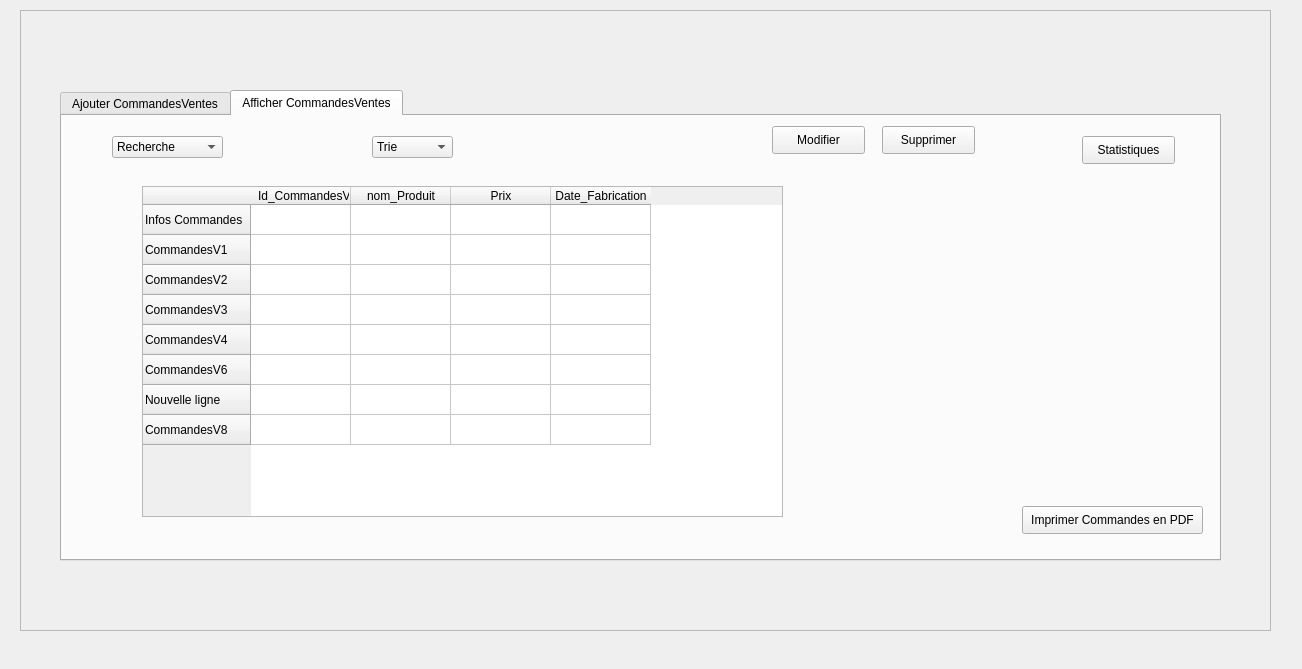
<?xml version="1.0" encoding="UTF-8"?>
<ui version="4.0">
 <class>InterfaceCommandesVentes</class>
 <widget class="QWidget" name="InterfaceCommandesVentes">
  <property name="geometry">
   <rect>
    <x>0</x>
    <y>0</y>
    <width>1302</width>
    <height>669</height>
   </rect>
  </property>
  <property name="windowTitle">
   <string>Form</string>
  </property>
  <widget class="QFrame" name="frame">
   <property name="geometry">
    <rect>
     <x>20</x>
     <y>10</y>
     <width>1251</width>
     <height>621</height>
    </rect>
   </property>
   <property name="frameShape">
    <enum>QFrame::StyledPanel</enum>
   </property>
   <property name="frameShadow">
    <enum>QFrame::Raised</enum>
   </property>
   <widget class="QTabWidget" name="tabWidget">
    <property name="geometry">
     <rect>
      <x>40</x>
      <y>80</y>
      <width>1161</width>
      <height>471</height>
     </rect>
    </property>
    <property name="currentIndex">
     <number>1</number>
    </property>
    <widget class="QWidget" name="tab">
     <attribute name="title">
      <string>Ajouter CommandesVentes</string>
     </attribute>
     <widget class="QLabel" name="label">
      <property name="geometry">
       <rect>
        <x>50</x>
        <y>150</y>
        <width>101</width>
        <height>21</height>
       </rect>
      </property>
      <property name="text">
       <string>Nom du Produit</string>
      </property>
     </widget>
     <widget class="QLabel" name="label_2">
      <property name="geometry">
       <rect>
        <x>50</x>
        <y>60</y>
        <width>131</width>
        <height>16</height>
       </rect>
      </property>
      <property name="text">
       <string>Id_CommandesVentes</string>
      </property>
     </widget>
     <widget class="QLineEdit" name="lineEdit">
      <property name="geometry">
       <rect>
        <x>250</x>
        <y>60</y>
        <width>221</width>
        <height>22</height>
       </rect>
      </property>
     </widget>
     <widget class="QLineEdit" name="lineEdit_2">
      <property name="geometry">
       <rect>
        <x>250</x>
        <y>150</y>
        <width>221</width>
        <height>22</height>
       </rect>
      </property>
     </widget>
     <widget class="QLabel" name="label_3">
      <property name="geometry">
       <rect>
        <x>50</x>
        <y>280</y>
        <width>55</width>
        <height>16</height>
       </rect>
      </property>
      <property name="text">
       <string>Prix</string>
      </property>
     </widget>
     <widget class="QLineEdit" name="lineEdit_3">
      <property name="geometry">
       <rect>
        <x>250</x>
        <y>280</y>
        <width>161</width>
        <height>22</height>
       </rect>
      </property>
     </widget>
     <widget class="QLabel" name="label_4">
      <property name="geometry">
       <rect>
        <x>40</x>
        <y>400</y>
        <width>121</width>
        <height>16</height>
       </rect>
      </property>
      <property name="text">
       <string>Date de Fabrication</string>
      </property>
     </widget>
     <widget class="QComboBox" name="comboBox">
      <property name="geometry">
       <rect>
        <x>240</x>
        <y>390</y>
        <width>73</width>
        <height>22</height>
       </rect>
      </property>
      <item>
       <property name="text">
        <string>Jour</string>
       </property>
      </item>
      <item>
       <property name="text">
        <string>1</string>
       </property>
      </item>
      <item>
       <property name="text">
        <string>2</string>
       </property>
      </item>
      <item>
       <property name="text">
        <string>3</string>
       </property>
      </item>
      <item>
       <property name="text">
        <string>4</string>
       </property>
      </item>
      <item>
       <property name="text">
        <string>5</string>
       </property>
      </item>
      <item>
       <property name="text">
        <string>6</string>
       </property>
      </item>
      <item>
       <property name="text">
        <string>7</string>
       </property>
      </item>
      <item>
       <property name="text">
        <string>8</string>
       </property>
      </item>
      <item>
       <property name="text">
        <string>9</string>
       </property>
      </item>
      <item>
       <property name="text">
        <string>10</string>
       </property>
      </item>
      <item>
       <property name="text">
        <string>11</string>
       </property>
      </item>
      <item>
       <property name="text">
        <string>12</string>
       </property>
      </item>
      <item>
       <property name="text">
        <string>13</string>
       </property>
      </item>
      <item>
       <property name="text">
        <string>14</string>
       </property>
      </item>
      <item>
       <property name="text">
        <string>15</string>
       </property>
      </item>
      <item>
       <property name="text">
        <string>16</string>
       </property>
      </item>
      <item>
       <property name="text">
        <string>17</string>
       </property>
      </item>
      <item>
       <property name="text">
        <string>18</string>
       </property>
      </item>
      <item>
       <property name="text">
        <string>19</string>
       </property>
      </item>
      <item>
       <property name="text">
        <string>20</string>
       </property>
      </item>
      <item>
       <property name="text">
        <string>21</string>
       </property>
      </item>
      <item>
       <property name="text">
        <string>22</string>
       </property>
      </item>
      <item>
       <property name="text">
        <string>23</string>
       </property>
      </item>
      <item>
       <property name="text">
        <string>24</string>
       </property>
      </item>
      <item>
       <property name="text">
        <string>25</string>
       </property>
      </item>
      <item>
       <property name="text">
        <string>26</string>
       </property>
      </item>
      <item>
       <property name="text">
        <string>27</string>
       </property>
      </item>
      <item>
       <property name="text">
        <string>28</string>
       </property>
      </item>
      <item>
       <property name="text">
        <string>29</string>
       </property>
      </item>
      <item>
       <property name="text">
        <string>30</string>
       </property>
      </item>
      <item>
       <property name="text">
        <string>31</string>
       </property>
      </item>
     </widget>
     <widget class="QComboBox" name="comboBox_2">
      <property name="geometry">
       <rect>
        <x>350</x>
        <y>390</y>
        <width>73</width>
        <height>22</height>
       </rect>
      </property>
      <item>
       <property name="text">
        <string>Mois</string>
       </property>
      </item>
      <item>
       <property name="text">
        <string>Janvier</string>
       </property>
      </item>
      <item>
       <property name="text">
        <string>Février</string>
       </property>
      </item>
      <item>
       <property name="text">
        <string>Mars</string>
       </property>
      </item>
      <item>
       <property name="text">
        <string>Avril</string>
       </property>
      </item>
      <item>
       <property name="text">
        <string>Mai</string>
       </property>
      </item>
      <item>
       <property name="text">
        <string>Juin</string>
       </property>
      </item>
      <item>
       <property name="text">
        <string>Juillet</string>
       </property>
      </item>
      <item>
       <property name="text">
        <string>Aout</string>
       </property>
      </item>
      <item>
       <property name="text">
        <string>Septembre</string>
       </property>
      </item>
      <item>
       <property name="text">
        <string>Octobre</string>
       </property>
      </item>
      <item>
       <property name="text">
        <string>Novembre</string>
       </property>
      </item>
      <item>
       <property name="text">
        <string>Décembre</string>
       </property>
      </item>
     </widget>
     <widget class="QDialogButtonBox" name="buttonBox">
      <property name="geometry">
       <rect>
        <x>920</x>
        <y>380</y>
        <width>193</width>
        <height>28</height>
       </rect>
      </property>
      <property name="standardButtons">
       <set>QDialogButtonBox::Cancel|QDialogButtonBox::Ok</set>
      </property>
     </widget>
    </widget>
    <widget class="QWidget" name="tab_2">
     <attribute name="title">
      <string>Afficher CommandesVentes</string>
     </attribute>
     <widget class="QTableWidget" name="tableWidget">
      <property name="geometry">
       <rect>
        <x>80</x>
        <y>70</y>
        <width>641</width>
        <height>331</height>
       </rect>
      </property>
      <row>
       <property name="text">
        <string>Infos Commandes</string>
       </property>
      </row>
      <row>
       <property name="text">
        <string>CommandesV1</string>
       </property>
      </row>
      <row>
       <property name="text">
        <string>CommandesV2</string>
       </property>
      </row>
      <row>
       <property name="text">
        <string>CommandesV3</string>
       </property>
      </row>
      <row>
       <property name="text">
        <string>CommandesV4</string>
       </property>
      </row>
      <row>
       <property name="text">
        <string>CommandesV6</string>
       </property>
      </row>
      <row>
       <property name="text">
        <string>Nouvelle ligne</string>
       </property>
      </row>
      <row>
       <property name="text">
        <string>CommandesV8</string>
       </property>
      </row>
      <column>
       <property name="text">
        <string>  Id_CommandesV</string>
       </property>
      </column>
      <column>
       <property name="text">
        <string>nom_Produit</string>
       </property>
      </column>
      <column>
       <property name="text">
        <string>Prix</string>
       </property>
      </column>
      <column>
       <property name="text">
        <string>Date_Fabrication</string>
       </property>
      </column>
     </widget>
     <widget class="QComboBox" name="comboBox_3">
      <property name="geometry">
       <rect>
        <x>50</x>
        <y>20</y>
        <width>111</width>
        <height>22</height>
       </rect>
      </property>
      <item>
       <property name="text">
        <string>Recherche</string>
       </property>
      </item>
      <item>
       <property name="text">
        <string>Id_CommandesV</string>
       </property>
      </item>
      <item>
       <property name="text">
        <string>nom_Produit</string>
       </property>
      </item>
      <item>
       <property name="text">
        <string>Prix</string>
       </property>
      </item>
      <item>
       <property name="text">
        <string>Date_Fabrication</string>
       </property>
      </item>
     </widget>
     <widget class="QComboBox" name="comboBox_4">
      <property name="geometry">
       <rect>
        <x>310</x>
        <y>20</y>
        <width>81</width>
        <height>22</height>
       </rect>
      </property>
      <item>
       <property name="text">
        <string>Trie</string>
       </property>
      </item>
      <item>
       <property name="text">
        <string>Id_CommandesV</string>
       </property>
      </item>
      <item>
       <property name="text">
        <string>nom_Produit</string>
       </property>
      </item>
      <item>
       <property name="text">
        <string>Prix</string>
       </property>
      </item>
      <item>
       <property name="text">
        <string>Date_Fabrication</string>
       </property>
      </item>
     </widget>
     <widget class="QPushButton" name="pushButton">
      <property name="geometry">
       <rect>
        <x>960</x>
        <y>390</y>
        <width>181</width>
        <height>28</height>
       </rect>
      </property>
      <property name="text">
       <string>Imprimer Commandes en PDF</string>
      </property>
     </widget>
     <widget class="QPushButton" name="pushButton_2">
      <property name="geometry">
       <rect>
        <x>710</x>
        <y>10</y>
        <width>93</width>
        <height>28</height>
       </rect>
      </property>
      <property name="text">
       <string>Modifier</string>
      </property>
     </widget>
     <widget class="QPushButton" name="pushButton_3">
      <property name="geometry">
       <rect>
        <x>820</x>
        <y>10</y>
        <width>93</width>
        <height>28</height>
       </rect>
      </property>
      <property name="text">
       <string>Supprimer</string>
      </property>
     </widget>
     <widget class="QPushButton" name="pushButton_4">
      <property name="geometry">
       <rect>
        <x>1020</x>
        <y>20</y>
        <width>93</width>
        <height>28</height>
       </rect>
      </property>
      <property name="text">
       <string>Statistiques</string>
      </property>
     </widget>
    </widget>
   </widget>
  </widget>
 </widget>
 <resources/>
 <connections/>
</ui>
